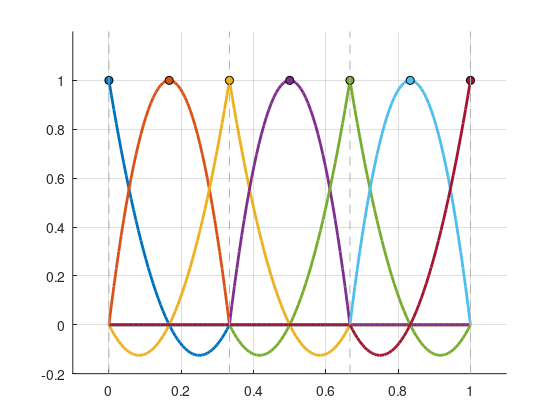

Source code (MATLAB):
clear; clc; close all;

L = 1;
num_elementos = 3;
p = 2;

num_nodos = num_elementos * p + 1;
x_nodos = linspace(0, L, num_nodos);
colores = lines(num_nodos);

hold on; grid on;
axis([-0.1 L+0.1 -0.2 1.2]);

for i = 1:num_nodos
    valores_nodales = zeros(1, num_nodos);
    valores_nodales(i) = 1;
    x_plot_total = [];
    y_plot_total = [];

    for e = 1:num_elementos
        idx_ini = (e-1)*p + 1;
        idx_fin = e*p + 1;
        indices_locales = idx_ini:idx_fin;
        x_elem = x_nodos(indices_locales);
        y_elem = valores_nodales(indices_locales);

        coeficientes = polyfit(x_elem, y_elem, p);
        xx_elem = linspace(x_elem(1), x_elem(end), 50);
        yy_elem = polyval(coeficientes, xx_elem);

        x_plot_total = [x_plot_total, xx_elem];
        y_plot_total = [y_plot_total, yy_elem];
    end

    plot(x_plot_total, y_plot_total, 'Color', colores(i,:), 'LineWidth', 2);
    plot(x_nodos(i), 1, 'o', 'MarkerFaceColor', colores(i,:), 'MarkerEdgeColor', 'k');
end

for e = 0:num_elementos
    x_borde = e * (L/num_elementos);
    line([x_borde x_borde], [-0.2 1.2], 'Color', [0.7 0.7 0.7], 'LineStyle', '--');
end

hold off;

nombre_archivo = sprintf('bases_fem_p%d.svg', p);
set(gcf, 'PaperPositionMode', 'auto');
print(gcf, nombre_archivo, '-dsvg');
